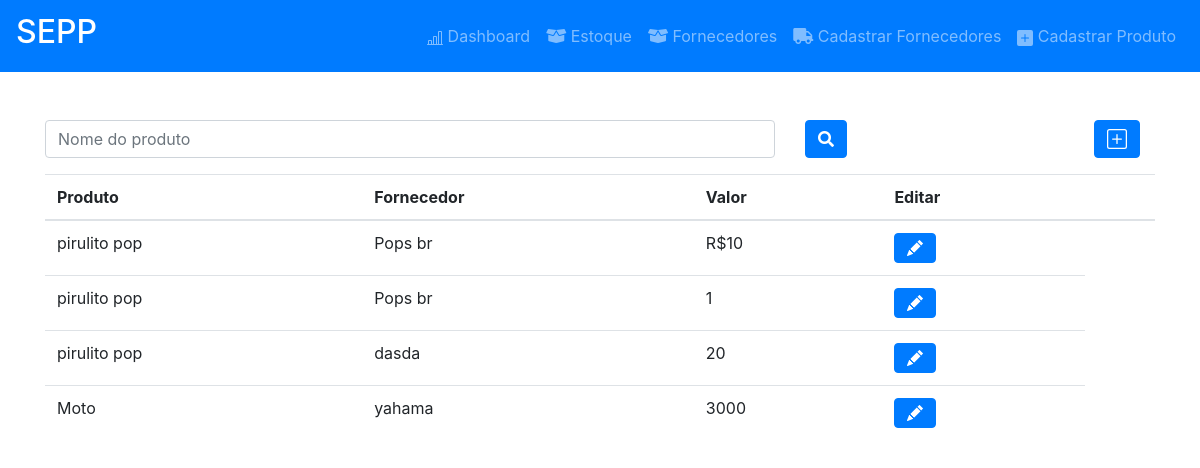
/estoque.php, run on the app's committed database.
### tables this page shows
CREATE TABLE `tb_produtos` (
  `id` int(11) NOT NULL,
  `nome_produto` varchar(50) NOT NULL,
  `fornecedor` varchar(50) DEFAULT NULL,
  `desc_produto` varchar(100) DEFAULT NULL,
  `valor` varchar(10) NOT NULL,
  `data` date DEFAULT NULL,
  `quantidade_produto` int(11) NOT NULL
);

### lista_produtos/produto_controller.php (called while the page is built, shortened)
<?php
    require "../../lista_produtos/produtos.service.php";
    require "../../lista_produtos/conexao.php";
    $acao = isset($_GET['acao']) ? $_GET['acao'] : $acao;
    if( isset($_GET['acao'] ) && $_GET['acao'] == 'inserir' ) {
        $produto = new Produtos();
        $produto->__set('nome_produto', $_POST['nomeProduto']);
        $produto->__set('fornecedor', $_POST['fornecedor']);
        $produto->__set('desc_produto', $_POST['descricao']);
        $produto->__set('valor', $_POST['valor']);
        $produto->__set('data', $_POST['data']);
        $conexao = new Conexao();
        $produtosService = new ProdutosServ($conexao, $produto);
        $produtosService->inserir();
        header('Location: index.php?inclusao=1');
    }else if($acao == 'recuperar') {
        $produto = new Produtos();
        $conexao = new Conexao();
        $produtosService = new ProdutosServ($conexao, $produto);
        $produtos = $produtosService->recuperar();
    }
?>

### lista_produtos/conexao.php (called while the page is built)
<?php
class Conexao {
    private $host = 'localhost';
    private $dbname = 'sepp';
    private $user = 'root';
    private $pass = '';
    public function conectar() {
        try{
            $conexao = new PDO(
                "mysql:host=$this->host;dbname=$this->dbname",
                "$this->user",
                "$this->pass"
            );
            return $conexao;
        }catch(PDOException $e){
            echo '<p>'.$e->getMessege().'</p>';
        }
    }
}
?>

### lista_produtos/produtos.service.php (called while the page is built, shortened)
<?php
class ProdutosServ {
    private $conexao;
    public function __construct(Conexao $conexao, Produtos $produto) {
        $this->conexao = $conexao->conectar();
    }
    public function recuperar() {
        $query = 'select nome_produto, fornecedor, valor from tb_produtos';
        $stmt = $this->conexao->prepare($query);
        $stmt->execute();
        return $stmt->fetchAll(PDO::FETCH_OBJ);
    }
}
?>

### produto_controller.php (called while the page is built)
<?php
    require_once '../../lista_produtos/produto_controller.php'
?>

### estoque.php (the view, shortened to what this page needs)
<?php
	require 'produto_controller.php';
?>
<html>
	<head>
		<link rel="stylesheet" href="css/estilo.css">
		<link rel="stylesheet" href="https://stackpath.bootstrapcdn.com/bootstrap/4.1.3/css/bootstrap.min.css">
		<link rel="stylesheet" href="https://use.fontawesome.com/releases/v5.3.1/css/all.css">
	</head>
	<body>
			<nav class="navbar navbar-expand-sm bg-primary navbar-dark mb-5">
				<a class="navbar-brand" href=""><h2>SEPP</h2></a>
				<div class="collapse navbar-collapse justify-content-end" id="navbarSupportedContent">
					<ul class="navbar-nav">
						<li class="nav-item ">
							<a class="nav-link  " href="dashboard.php">
								 Dashboard
							</a>
						</li>
						<li class="nav-item ">
							<a class="nav-link" href="estoque.php"> <i class="fas fa-box-open"></i> Estoque</a>
						</li>
						<li class="nav-item ">
							<a class="nav-link" href="listarfornecedor.php"> <i class="fas fa-box-open"></i> Fornecedores</a>
						</li>
						<li class="nav-item">
							<a class="nav-link" href="fornecedor.php"><i class="fas fa-truck"></i> Cadastrar Fornecedores</a>
						</li>
						<li class="nav-item">
							<a class="nav-link" href="index.php"><svg xmlns="http://www.w3.org/2000/svg" width="16" height="16" fill="currentColor" class="bi bi-plus-square-fill" viewBox="0 0 16 16">
								<path d="M2 0a2 2 0 0 0-2 2v12a2 2 0 0 0 2 2h12a2 2 0 0 0 2-2V2a2 2 0 0 0-2-2H2zm6.5 4.5v3h3a.5.5 0 0 1 0 1h-3v3a.5.5 0 0 1-1 0v-3h-3a.5.5 0 0 1 0-1h3v-3a.5.5 0 0 1 1 0z"/>
								</svg> Cadastrar Produto
							</a>
						</li>
					</ul>
				</nav>
		<div class="container">
			<div class="row mb-3">
				<div class="col-md-8">
					<input type="text" class="form-control" placeholder="Nome do produto" id="nome_produto">
				</div>
				<div class="col d-flex justify-content-end">
					<button type="button" class="btn btn-primary">
						<i class="fas fa-search"></i>
					</button>
					<div class="col d-flex justify-content-end">
					 <a  class="btn btn-primary" href="" data-toggle="modal" data-target="#siteModal">
					</a>
				</div>
				</div>
			</div>
			<div class="row">
				<div class="col">
					<table class="table">
						<thead>
							<tr>
								<th>Produto</th>
								<th>Fornecedor</th>
								<th>Valor</th>
								<th>Editar</th>
								<th></th>
							</tr>
							<?php foreach($produtos as $indice => $produto)	{ ?>
								<tr>
									<td><?= $produto->nome_produto ?></td>
									<td><?= $produto->fornecedor ?></td>
									<td><?= $produto->valor ?></td>
									<td>
									<a  class="btn btn-primary" href="">
									</a>
									</td>
								</tr>
							<?php } ?>
						</thead>
					</table>
				</div>
			</div>
		</div>
	</body>
</html>

### css/estilo.css (style rules this page uses)
li a { color: #212529; }

### data on the page
tb_produtos: nome_produto "pirulito pop", fornecedor "Pops br", valor "R$10"
tb_produtos: nome_produto "pirulito pop", fornecedor "Pops br", valor "1"
tb_produtos: nome_produto "pirulito pop", fornecedor "dasda", valor "20"
tb_produtos: nome_produto "Moto", fornecedor "yahama", valor "3000"
